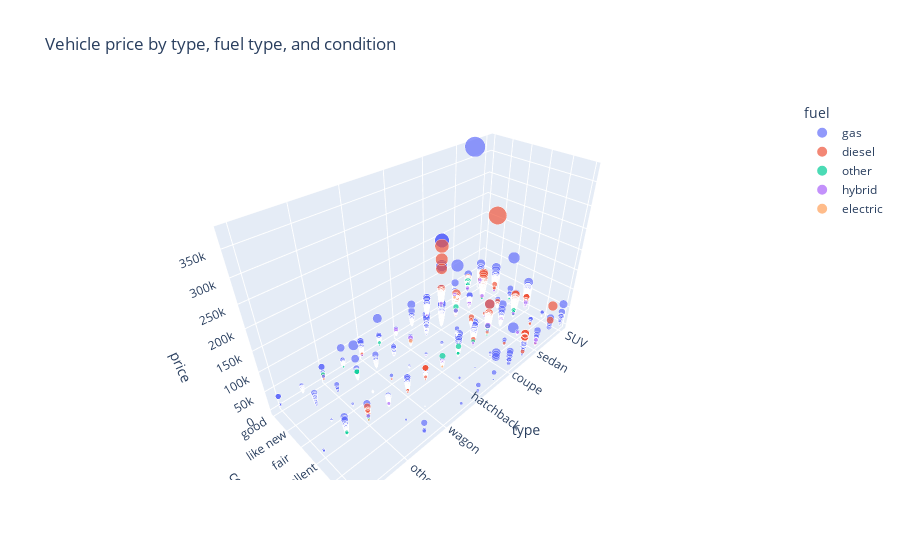

The notebook cell saved with this chart:
### Code cell
fig = px.scatter_3d(df, x='type', y='condition',z='price',
                    color='fuel', size='price',

                    title='Vehicle price by type, fuel type, and condition')
fig.show()

### Figure 1 — Plotly figure (JSON) as saved in the notebook; plotly's stock layout.template omitted (floating-point values rounded to 4 significant figures; data arrays with more than 128 entries replaced by an {"elided": "..."} marker saying what was removed)
{"data": [{"hovertemplate": "fuel=gas<br>type=%{x}<br>condition=%{y}<br>price=%{marker.size}<extra></extra>", "legendgroup": "gas", "marker": {"color": "#636efa", "size": {"elided": "47288 int values"}, "sizemode": "area", "sizeref": 937.5, "symbol": "circle"}, "mode": "markers", "name": "gas", "scene": "scene", "showlegend": true, "type": "scatter3d", "x": {"elided": "47288 str values"}, "y": {"elided": "47288 str values"}, "z": {"elided": "47288 int values"}}, {"hovertemplate": "fuel=diesel<br>type=%{x}<br>condition=%{y}<br>price=%{marker.size}<extra></extra>", "legendgroup": "diesel", "marker": {"color": "#EF553B", "size": {"elided": "3714 int values"}, "sizemode": "area", "sizeref": 937.5, "symbol": "circle"}, "mode": "markers", "name": "diesel", "scene": "scene", "showlegend": true, "type": "scatter3d", "x": {"elided": "3714 str values"}, "y": {"elided": "3714 str values"}, "z": {"elided": "3714 int values"}}, {"hovertemplate": "fuel=other<br>type=%{x}<br>condition=%{y}<br>price=%{marker.size}<extra></extra>", "legendgroup": "other", "marker": {"color": "#00cc96", "size": [25900, 21195, 111, 8445, 16995, 30000, 20000, 2450, 14980, 4000, 21900, 28900, 14980, 25900, 8895, 27900, 28900, 21900, 13500, 21900, 13995, 20000, 13995, 13990, 28900, 21900, 21900, 25900, 25900, 5200, 9500, 13900, 15995, 19999, 34999, 8875, 21900, 25900, 27900, 29409, 24600, 11995, 11995, 3995, 25900, 5700, 29875, 25900, 19485, 8500, 24500, 19995, 169, 13995, 5500, 20500, 25900, 4100, 28900, 23700, 9995, 14980, 9995, 10995, 24500, 27390, 9995, 5200, 20500, 27390, 4000, 9999, 8000, 1950, 5995, 7950, 5595, 4750, 28900, 15495, 8495, 23700, 4995, 28900, 15995, 27900, 9500, 15995, 23700, 11500, 15991, 7995, 23700, 28175, 16991, 7000, 25500, 25500, 27900, 27900, 33800, 12400, 8500, 6495, 313, 24600, 24600, 5200], "sizemode": "area", "sizeref": 937.5, "symbol": "circle"}, "mode": "markers", "name": "other", "scene": "scene", "showlegend": true, "type": "scatter3d", "x": ["pickup", "pickup", "coupe", "sedan", "other", "convertible", "truck", "van", "pickup", "mini-van", "pickup", "pickup", "pickup", "pickup", "sedan", "pickup", "pickup", "pickup", "offroad", "pickup", "SUV", "truck", "SUV", "coupe", "pickup", "pickup", "pickup", "pickup", "pickup", "hatchback", "other", "sedan", "pickup", "pickup", "hatchback", "truck", "pickup", "pickup", "pickup", "truck", "pickup", "other", "other", "sedan", "pickup", "truck", "truck", "pickup", "pickup", "SUV", "mini-van", "pickup", "sedan", "other", "SUV", "truck", "pickup", "SUV", "pickup", "pickup", "convertible", "pickup", "truck", "sedan", "mini-van", "truck", "convertible", "hatchback", "pickup", "truck", "SUV", "van", "pickup", "truck", "sedan", "pickup", "other", "pickup", "pickup", "truck", "sedan", "pickup", "sedan", "pickup", "truck", "pickup", "other", "truck", "pickup", "offroad", "sedan", "hatchback", "pickup", "truck", "hatchback", "pickup", "pickup", "pickup", "pickup", "pickup", "pickup", "truck", "pickup", "sedan", "pickup", "pickup", "pickup", "hatchback"], "y": ["good", "excellent", "good", "good", "good", "excellent", "excellent", "good", "excellent", "good", "good", "good", "excellent", "good", "excellent", "good", "good", "good", "excellent", "good", "excellent", "like new", "excellent", "excellent", "good", "good", "good", "good", "good", "excellent", "excellent", "like new", "excellent", "excellent", "excellent", "excellent", "good", "good", "good", "excellent", "good", "good", "good", "good", "good", "good", "like new", "good", "excellent", "good", "like new", "good", "good", "excellent", "good", "excellent", "good", "excellent", "good", "good", "excellent", "excellent", "good", "excellent", "like new", "excellent", "excellent", "excellent", "excellent", "excellent", "fair", "good", "excellent", "excellent", "like new", "good", "excellent", "like new", "good", "excellent", "excellent", "good", "excellent", "good", "excellent", "good", "excellent", "excellent", "good", "excellent", "excellent", "excellent", "good", "excellent", "excellent", "good", "good", "good", "good", "good", "good", "excellent", "excellent", "good", "good", "good", "good", "excellent"], "z": [25900, 21195, 111, 8445, 16995, 30000, 20000, 2450, 14980, 4000, 21900, 28900, 14980, 25900, 8895, 27900, 28900, 21900, 13500, 21900, 13995, 20000, 13995, 13990, 28900, 21900, 21900, 25900, 25900, 5200, 9500, 13900, 15995, 19999, 34999, 8875, 21900, 25900, 27900, 29409, 24600, 11995, 11995, 3995, 25900, 5700, 29875, 25900, 19485, 8500, 24500, 19995, 169, 13995, 5500, 20500, 25900, 4100, 28900, 23700, 9995, 14980, 9995, 10995, 24500, 27390, 9995, 5200, 20500, 27390, 4000, 9999, 8000, 1950, 5995, 7950, 5595, 4750, 28900, 15495, 8495, 23700, 4995, 28900, 15995, 27900, 9500, 15995, 23700, 11500, 15991, 7995, 23700, 28175, 16991, 7000, 25500, 25500, 27900, 27900, 33800, 12400, 8500, 6495, 313, 24600, 24600, 5200]}, {"hovertemplate": "fuel=hybrid<br>type=%{x}<br>condition=%{y}<br>price=%{marker.size}<extra></extra>", "legendgroup": "hybrid", "marker": {"color": "#ab63fa", "size": {"elided": "409 int values"}, "sizemode": "area", "sizeref": 937.5, "symbol": "circle"}, "mode": "markers", "name": "hybrid", "scene": "scene", "showlegend": true, "type": "scatter3d", "x": {"elided": "409 str values"}, "y": {"elided": "409 str values"}, "z": {"elided": "409 int values"}}, {"hovertemplate": "fuel=electric<br>type=%{x}<br>condition=%{y}<br>price=%{marker.size}<extra></extra>", "legendgroup": "electric", "marker": {"color": "#FFA15A", "size": [7900, 1, 10200, 15000, 4400, 4700], "sizemode": "area", "sizeref": 937.5, "symbol": "circle"}, "mode": "markers", "name": "electric", "scene": "scene", "showlegend": true, "type": "scatter3d", "x": ["sedan", "truck", "truck", "hatchback", "other", "hatchback"], "y": ["good", "new", "excellent", "like new", "excellent", "excellent"], "z": [7900, 1, 10200, 15000, 4400, 4700]}], "layout": {"legend": {"itemsizing": "constant", "title": {"text": "fuel"}, "tracegroupgap": 0}, "scene": {"domain": {"x": [0, 1], "y": [0, 1]}, "xaxis": {"title": {"text": "type"}}, "yaxis": {"title": {"text": "condition"}}, "zaxis": {"title": {"text": "price"}}}, "title": {"text": "Vehicle price by type, fuel type, and condition"}}}
